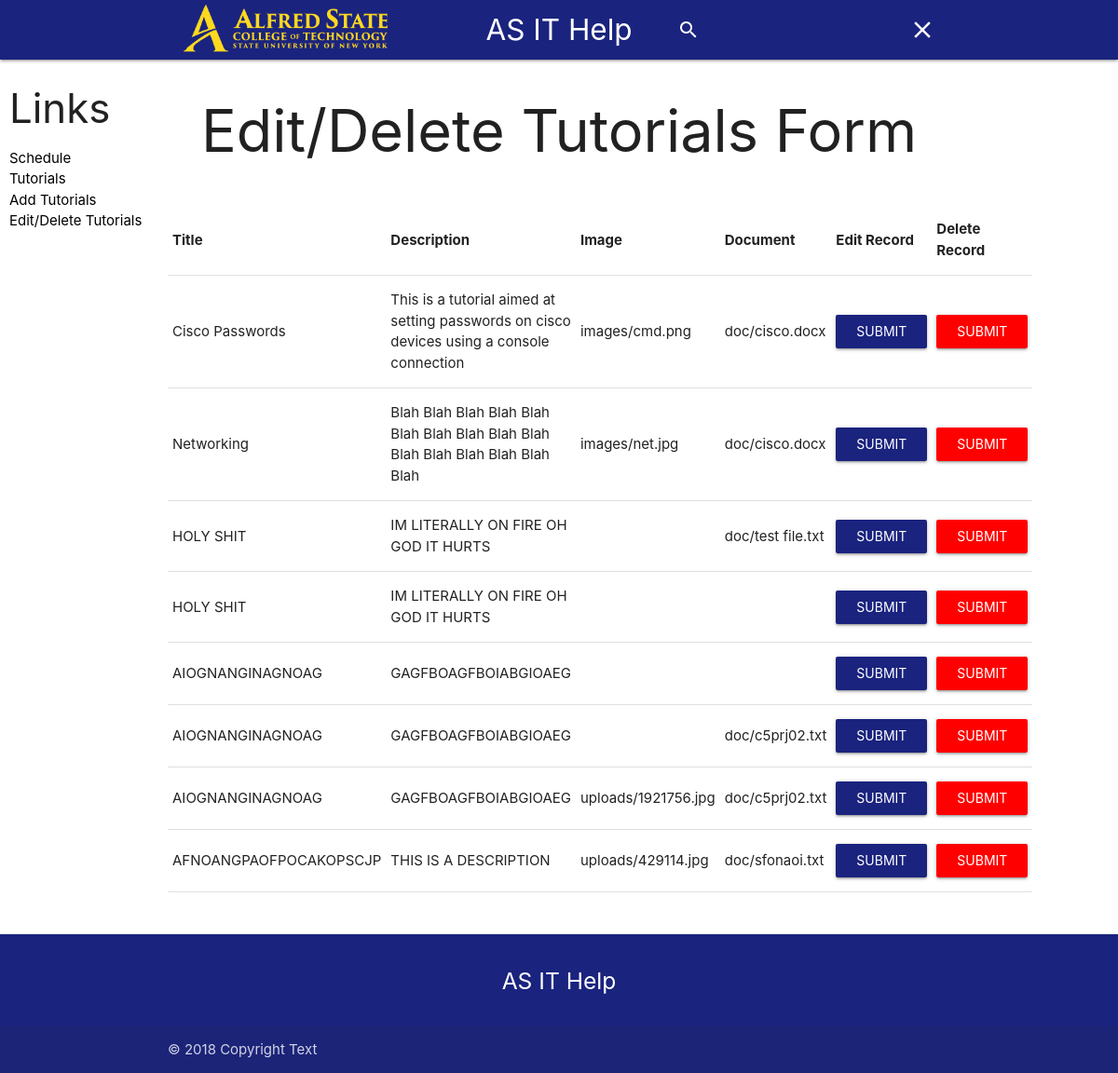
/MyData.php, run on the app's committed database.
### tables this page shows
CREATE TABLE IF NOT EXISTS `tbltutorial` (
  `tutId` int(11) NOT NULL AUTO_INCREMENT,
  `name` varchar(25) NOT NULL,
  `shortDesc` varchar(500) NOT NULL,
  `imgPath` varchar(25) NOT NULL,
  `docPath` varchar(25) NOT NULL,
  PRIMARY KEY (`tutId`)
);

### MyData.php (the view, shortened to what this page needs)
<?php
	include('views/header.php');
	include('views/sidebar.php');
?>
<?php
require "models/database.php";
$stmt = $var_db->prepare('SELECT * FROM tbltutorial');
$stmt->execute();
?>
	<div class="container">
<div class="row center">
  <div class="col s12 m12 l12">
    <h1>Edit/Delete Tutorials Form</h1>
  </div>
</div>
<table>
  <tr>
    <th>Title</th>
    <th>Description</th>
    <th>Image</th>
      <th>Document</th>
    <th>Edit Record</th>
    <th>Delete Record</th>
  </tr>
  <?php foreach($stmt as $indStmt) : ?>
   <tr>
    <td><?php echo $indStmt['name'];?></td>
    <td><?php echo $indStmt['shortDesc'];?></td>
    <td><?php echo $indStmt['imgPath'];?></td>
      <td><?php echo $indStmt['docPath'];?></td>
    <td>
      <form action="editrecord.php" method="POST" id="update">
        <a class="waves-effect waves-light btn black-text" id="updateButton"><input type="Submit" id="updateButton" name="update">Edit</a>
      </form>
    </td>
    <td>
       <form action='models/delete_mydata.php' method="POST" id="delete">
        <a class="waves-effect waves-light btn black-text" id="deleteButton"><input type="Submit" id="deleteButton" name="Delete">Delete</a>
      </form>
    </td>
  </tr>
  <?php endforeach; ?>
</table>
<br />
<br />
	</div>
<?php
	include("views/footer.php");
?>

### views/header.php (shortened to what this page needs)
<!DOCTYPE html>
<html lang="en">
<head>
	<link href="css/materialize.css" type="text/css" rel="stylesheet" media="screen,projection"/>
	<link href="css/style.css" type="text/css" rel="stylesheet" media="screen,projection"/>
	<link href="css/format.css" type="text/css" rel="stylesheet" />
</head>
<body>
	<nav role="navigation" class="indigo darken-4">
		<div class="nav-wrapper container">
			<a href="index.php"><img src="images/logo.png" class="hide-on-med-and-down" id="siteLogo"/></a>
  			<a href="index.php" class="brand-logo title white-text center">AS IT Help</a>
  			<ul class="right hide-on-med-and-down">
  				<li>
  					<form onchange="savesearch()" onsubmit="window.location.href = 'search.php'; return false;">
      				 <div class="input-field black-text">
      				    <input id="search" type="search" required>
      				    <label class="label-icon white-text" for="search"><i class="material-icons white-text">search</i></label>
         				 <i class="material-icons white-text">close</i>
       					 </div>
     				 </form>
     			</li>
  			</ul>
		</div>
	</nav>

### views/sidebar.php
<div id="sidebar" class="hide-on-med-and-down">
	<h3 class="top">Links</h3>
	<ul class="nav">
		<li><a class="black-text" href="schedules.php">Schedule</a></li>
		<li><a class="black-text" href="tutorials.php">Tutorials</a></li>
		<li><a class="black-text" href="inserttut.php">Add Tutorials</a></li>
		<li><a class="black-text" href="MyData.php">Edit/Delete Tutorials</a></li>
	</ul>
</div>

### views/footer.php (shortened to what this page needs)
<footer class="page-footer indigo darken-4">
    <div class="container">
        <div class="row center">
            <div class="col l12 s12">
                <h5 class="white-text">AS IT Help</h5>
            </div>
        </div>
    </div>
    <div class="footer-copyright">
        <div class="container">
            © 2018 Copyright Text
        </div>
    </div>
</footer>
</body>
</html>

### css/style.css (style rules this page uses)
nav ul a, nav .brand-logo { color: #444; }
footer.page-footer { margin: 0; }

### css/format.css (style rules this page uses)
#siteLogo { max-height: 80%; margin-top: 5px; }
#sidebar { float: left; width: 150px; margin-left: 10px; position: fixed; }
#updateButton { background-color: #1a237e; color: white; }
#deleteButton { background-color: red; color: white; }

### data on the page
tbltutorial: name "Cisco Passwords", shortDesc "This is a tutorial aimed at setting passwords on cisco devices using a console connection", imgPath "images/cmd.png", docPath "doc/cisco.docx"
tbltutorial: name "Networking", shortDesc "Blah Blah Blah Blah Blah Blah Blah Blah Blah Blah Blah Blah Blah Blah Blah Blah", imgPath "images/net.jpg", docPath "doc/cisco.docx"
tbltutorial: name "HOLY SHIT", shortDesc "IM LITERALLY ON FIRE OH GOD IT HURTS", docPath "doc/test file.txt"
tbltutorial: name "HOLY SHIT", shortDesc "IM LITERALLY ON FIRE OH GOD IT HURTS"
tbltutorial: name "AIOGNANGINAGNOAG", shortDesc "GAGFBOAGFBOIABGIOAEG"
tbltutorial: name "AIOGNANGINAGNOAG", shortDesc "GAGFBOAGFBOIABGIOAEG", docPath "doc/c5prj02.txt"
tbltutorial: name "AIOGNANGINAGNOAG", shortDesc "GAGFBOAGFBOIABGIOAEG", imgPath "uploads/1921756.jpg", docPath "doc/c5prj02.txt"
tbltutorial: name "AFNOANGPAOFPOCAKOPSCJP", shortDesc "THIS IS A DESCRIPTION", imgPath "uploads/429114.jpg", docPath "doc/sfonaoi.txt"
